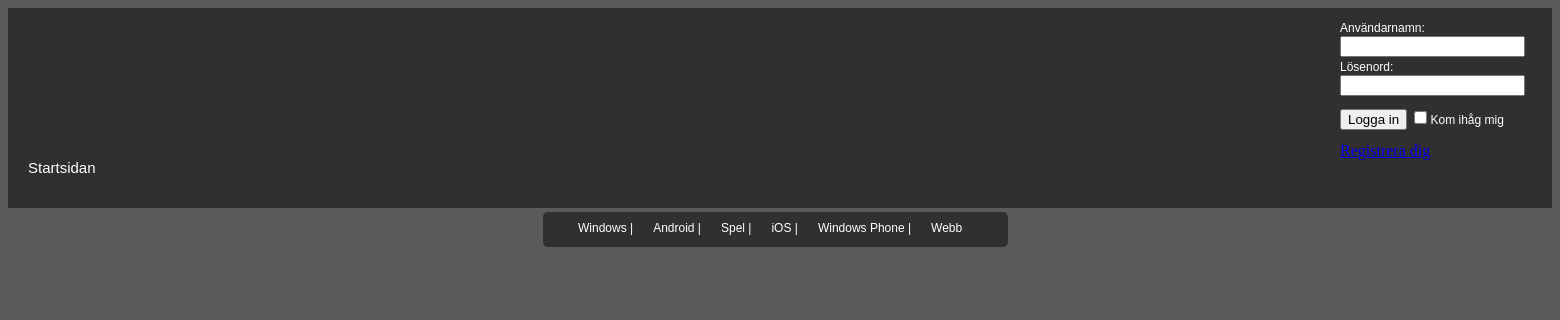
Before: /?Windows with the older database file.
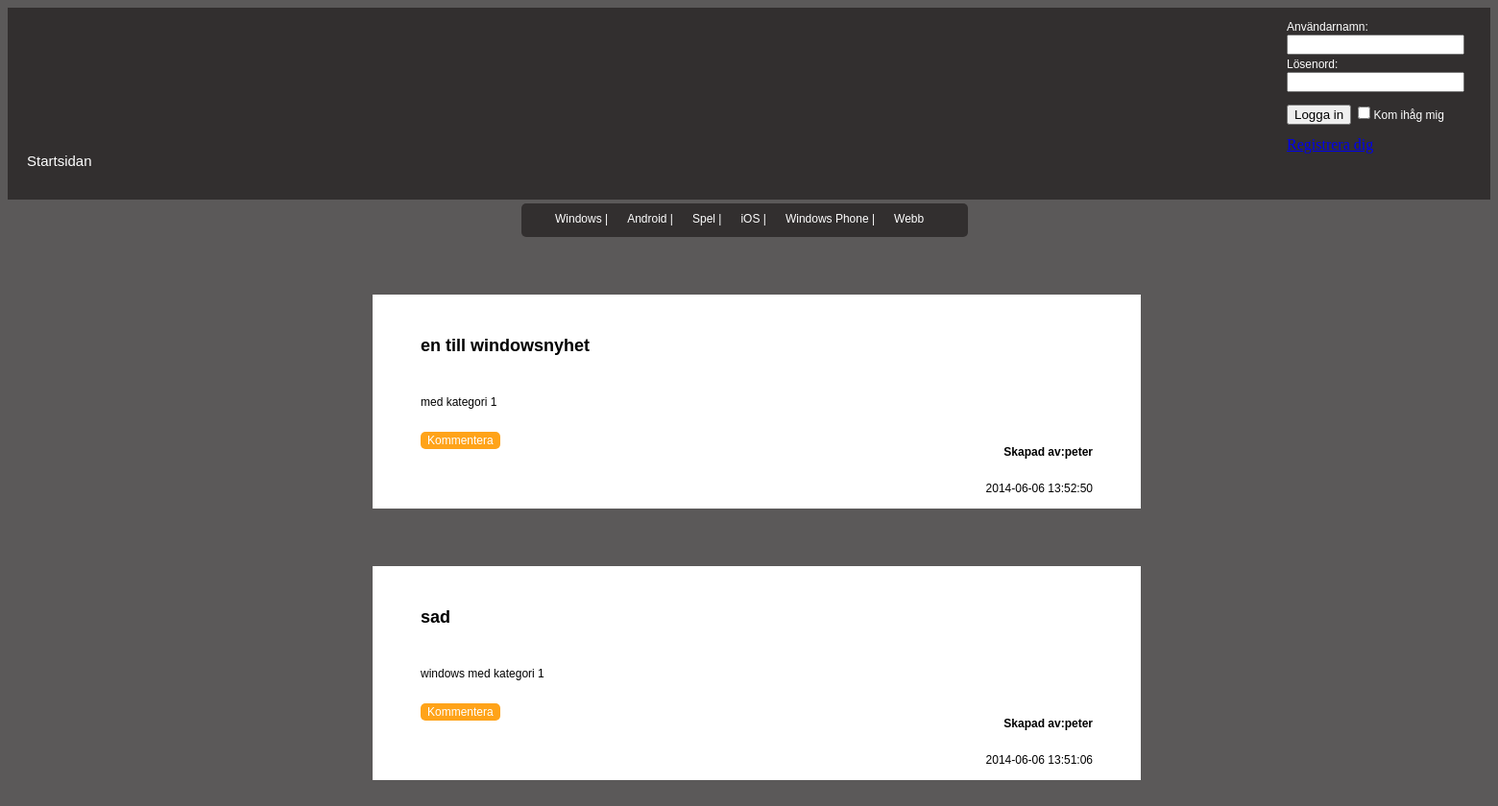
After: the same page with the newer database file.
### tables this page shows
CREATE TABLE IF NOT EXISTS `posts` (
  `id` int(11) NOT NULL AUTO_INCREMENT,
  `title` varchar(200) NOT NULL,
  `post` text NOT NULL,
  `author` varchar(30) NOT NULL,
  `picture` longblob,
  `date` timestamp NOT NULL DEFAULT CURRENT_TIMESTAMP,
  `category` varchar(50) NOT NULL,
  PRIMARY KEY (`id`),
  KEY `categoryID` (`category`)
);

### Database.php (called while the page is built, shortened)
<?php
class Database{
	private $mysqli = NULL;
	public function Connect(DBConfig $config){
		$this->mysqli = new mysqli($config->host,
							$config->user,
							$config->password,
							$config->db);
				$this->mysqli->set_charset("utf8");
			return TRUE;
		}
	public function Execute($stmt){
		if($stmt->execute() === FALSE ){
			throw new Exception($this->mysqli->error);
		}
		return TRUE;
	}
	public function Prepare($sql){
		$ret = $this->mysqli->prepare($sql);
		return $ret;
	}
}

### Controller/LoginController.php (called while the page is built, shortened)
<?php
require_once 'Model/LoginHandler.php';
require_once 'View/LoginView.php';
class LoginController {
	public function DoControll(Database $db) {
		$html = "";
		$message = "";
		$loginView = new LoginView();
		$loginHandler = new LoginHandler($db);
		 if ($loginHandler -> LoggedInAsAdmin()) {
			$html = $loginView -> DoLogoutBoxAdmin();
			$message .= $loginView->Message(LoginView::ADMIN_LOGGED_IN);
		}
		else if ($loginHandler -> IsLoggedIn()) {
			$html = $loginView -> DoLogoutBox();
			$message .= $loginView->Message(LoginView::USER_LOGGED_IN);
		}
		else
		{
			$html = $loginView -> DoLoginBox();
		}
		return $html . $message;
	}
}
?>

### Model/LoginHandler.php (called while the page is built, shortened)
<?php
class LoginHandler{
	public function IsLoggedIn(){
		return false;
	}
	public function LoggedInAsAdmin(){
		return false;
	}
}

### Controller/PostsController.php (called while the page is built, shortened)
<?php
require_once 'View/PostsView.php';
require_once 'Model/PostsHandler.php';
require_once 'Model/LoginHandler.php';
class PostsController{
	private $ret = "";
	private $message = "";
	public function DoControll(Database $db){
		$postsHandler = new PostsHandler($db);
		$postsView = new PostsView();
		$loginHandler = new LoginHandler($db);
		$blogposts = $postsHandler->GetPosts();
		if($loginHandler->LoggedInAsAdmin() === true){
				$this->ret = $postsView->CategoryView($blogposts);
				$this->ret .= $postsView->ViewPostsAsAdmin($blogposts);
		}
		else
		{
			$this->ret = $postsView->CategoryView($blogposts);
			$this->ret .= $postsView->ViewPosts($blogposts);
		}
		return $this->ret. $this->message;
	}
	public function DoControllWindows(Database $db){
		$postsHandler = new PostsHandler($db);
		$postsView = new PostsView();
		$loginHandler = new LoginHandler($db);
		$blogposts = $postsHandler->GetSpecificWindowsPosts();
		if($loginHandler->LoggedInAsAdmin() === true){
				$this->ret = $postsView->CategoryView($blogposts);
				$this->ret .= $postsView->ViewPostsAsAdmin($blogposts);
		}
		else
		{
			$this->ret = $postsView->CategoryView($blogposts);
			$this->ret .= $postsView->ViewPosts($blogposts);
		}
		return $this->ret. $this->message;
	}
}

### Model/PostsHandler.php (called while the page is built, shortened)
<?php
require_once 'PostArray.php';
class PostsHandler{
	private $db;
	public function __construct(Database $db){
		$this->db = $db;
	}
	public function GetPosts(){
		$sqlQuery = "SELECT id, title, post, author, date, category From posts ORDER BY id DESC";
		$stmt = $this->db->Prepare($sqlQuery);
		$this->db->Execute($stmt);
		$stmt->bind_result($id, $title, $post, $author, $date, $category);
		while ($stmt->fetch()) {
			$blogpost = new PostArray($id, $title, $post, $author, $date, $category);
			$blogposts[] = $blogpost;
		}
		return $blogposts;
	}
	public function GetSpecificWindowsPosts(){
		$sqlQuery = "SELECT id, title, post, author, date, category From posts WHERE category IN (1) ORDER BY id DESC";
		$stmt = $this->db->Prepare($sqlQuery);
		$this->db->Execute($stmt);
		$stmt->bind_result($id, $title, $post, $author, $date, $category);
		while ($stmt->fetch()) {
			$blogpost = new PostArray($id, $title, $post, $author, $date, $category);
			$blogposts[] = $blogpost;
		}
		return $blogposts;
	}
}

### View/NavigationView.php (called while the page is built, shortened)
<?php
class NavigationView{
	private static $WindowsCategoryPostsView = "Windows";
		public function navRegister(){
			return false;
		}
		public function navCreatePost(){
			return false;
		}
		public function navComment(){
			return FALSE;
		}
		public function navEdit(){
			return FALSE;
		}
		public function navWindows(){
			if(isset($_GET[self::$WindowsCategoryPostsView])){
				return true;
			}
			return false;
		}
}

### PostArray.php (called while the page is built, shortened)
<?php
class PostArray{
	private $id;
	private $title;
	private $post;
	private $author;
	private $date;
	public function __construct($id, $title, $post, $author, $date, $category){
		$this->id = $id;
		$this->title = $title;
		$this->post = $post;
		$this->author = $author;
		$this->date = $date;
	}
	public function getId(){
		return $this->id;
	}
	public function getTitle(){
		return $this->title;
	}
	public function getPost(){
		return $this->post;
	}
	public function getAuthor(){
		return $this->author;
	}
	public function getDate(){
		return $this->date;
	}
}

### View/PostsView.php (the view, shortened to what this page needs)
<?php
require_once 'Model/PostsHandler.php';
class PostsView{
	private $nav ="?Comments";
	private $id ="&id=";
	private $windows = '?Windows';
	private $android = '?Android';
	private $spel = '?Spel';
	private $ios = '?iOS';
	private $wp = '?WP';
	private $webb = '?Webb';
	public function ViewPosts($blogposts){
		$ret = "";
		foreach ($blogposts as $key => $value) {
			$ret .= '<div id="postsview">
				<div></br></br>
				<h2 id="titlePostsView">'.nl2br($value->getTitle()).'</h2></br>
				<p id="postPostsView">'.nl2br($value->getPost()).'</p></br>
				<p id="authorPostsView">Skapad av:'.$value->getAuthor().'</p>
				</div>
				<a id="commentButton" href="' . $this->nav . $this->id . $value->getId() .'">Kommentera</a></br></br>
				<p id="datePostsView">'.$value->getDate().'</p>
			</div>' ;
			}
			return $ret;
		}
	public function CategoryView(){
		$ret="
		<div id='categoryMenu'>
			<a href='$this->windows' id='categoryLink'>Windows |</a>
			<a href='$this->android' id='categoryLink'>Android |</a>
			<a href='$this->spel' id='categoryLink'>Spel |</a>
			<a href='$this->ios' id='categoryLink'>iOS |</a>
			<a href='$this->wp' id='categoryLink'>Windows Phone |</a>
			<a href='$this->webb' id='categoryLink'>Webb</a>
		</div>";
		return $ret;
	}
	 public function TriedToDeletePost(){
		 return FALSE;
	 }
}

### index.php (shortened to what this page needs)
<?php
require_once 'Database.php';
require_once 'View/PageView.php';
require_once 'View/NavigationView.php';
require_once 'Controller/LoginController.php';
require_once 'Controller/PostsController.php';
class MasterController{
	public static function DoControll(){
		$navigationView = new NavigationView();
		$pageView = new PageView();
		$pageView->StyleSheet('style.css');
		$db = new Database();
		$db->Connect(new DBConfig);
			$loginController = new LoginController();
			$postsController = new PostsController();
			$controller = $loginController->DoControll($db);
			$controller .= $postsController->DoControll($db);
		if($navigationView->navWindows()){
			$loginController = new LoginController();
			$postsController = new PostsController();
			$controller = $loginController->DoControll($db);
			$controller .= $postsController->DoControllWindows($db);
		}
		return $body = $pageView->GetXHTML10StrictPage("IT News", $controller);
	}
}
echo MasterController::DoControll();
?>

### View/LoginView.php (shortened to what this page needs)
<?php
require_once 'Model/LoginHandler.php';
class LoginView{
	private $getUserName = "name";
	private $getPassword = "pass";
	private $login = "login";
	private $remember = "remember";
	private $nav = "?Register";
	private $start = 'index.php';
	public function DoLoginBox() {
		return "<div ><form id='login' action='index.php' method='get' accept-charset='UTF-8' >
				<fieldset id='loginform'>
				<input type='hidden' name='submitted' id='submitted' value='1'/>
				<label for='username' id='loginname'>Användarnamn:</label><br>
				<input type='text' name='$this->getUserName' id='username' width='50px' /><br>
				<label for='password' id='loginpassword'>Lösenord:</label><br>
				<input type='password' name='$this->getPassword' id='password'  /><br>
				<p  id='loginremeberme'>
				<input type='submit' name='$this->login' value='Logga in' />
				<input type='checkbox' name='$this->remember' value='RemeberMe' />Kom ihåg mig</p>
				<a href='$this->nav'>Registrera dig</a>
				</fieldset>
				<a href='$this->start' id='startlink2'>Startsidan</a>
				</form>
				</div>";
	}
	public function TriedToLogIn(){
		if  (isset($_GET[$this->login]) &&
			 isset($_GET[$this->getUserName]) &&
			 isset($_GET[$this->getPassword]) &&
			 !empty($_GET[$this->getUserName]) &&
			 !empty($_GET[$this->getPassword]))
		{
			return TRUE;
		}
		else
		{
			return FALSE;
		}
	}
	public function readCookie(){
		return false;
	}
}

### View/PageView.php
<?php
class PageView{
	private $m_charset;
	private $m_metaTags = array();
	public function __construct($charset = "utf-8"){
		$this->m_charset = $charset;
	}
	public function StyleSheet($href){
		$this->m_metaTags[] = "<link rel='StyleSheet' href='$href' type='text/css'";
	}
	private function BuildHeadTags($isXML) {
    $end = ">";
    if ($isXML) {
      $end = "/>";
    }
    $retValue = "";
    foreach($this->m_metaTags as $tag) {
      $retValue .= $tag . "$end\n            ";
    }
    return $retValue;
  }
	public function GetXHTML10StrictPage($title, $body) {
    $head = $this->BuildHeadTags(true);
    $xml = "
        <!DOCTYPE html PUBLIC \"-//W3C//DTD XHTML 1.0 Strict//EN\" \"http://www.w3.org/TR/xhtml1/DTD/xhtml1-strict.dtd\">
        <html xmlns=\"http://www.w3.org/1999/xhtml\">
          <head>
             <title>$title</title>
             <meta http-equiv=\"content-type\" content=\"text/html; charset=$this->m_charset\" />
             $head
          </head>
          <body id='body'>
            $body
          </body>
        </html>";
    return $xml;
  }
}

### style.css (style rules this page uses)
#body { background-color: #5B5959; }
#loginform { margin-left: 1320px; margin-bottom: -20px; padding-top: 10px; width: 200px; border: none; }
#login { background-color: #322F2F; height: 200px; width: auto; }
#loginname { font-family: Trebuchet MS, Helvetica, sans-serif; color: white; font-size: 12px; }
#loginpassword { font-family: Trebuchet MS, Helvetica, sans-serif; color: white; font-size: 12px; }
#loginremeberme { font-family: Trebuchet MS, Helvetica, sans-serif; color: white; font-size: 12px; }
#startlink2 { float:left; margin-top: 9px; padding-left:20px; color:white; font-family: Trebuchet MS, Helvetica, sans-serif; font-size:15px; text-decoration: none }
#categoryMenu { height: 35px; width: 450px; margin-left: 535px; margin-top: 4px; padding-left: 15px; background-color: #322F2F; border-radius:5px 5px 5px 5px; font-size: 10px; }
#categoryLink { float:left; margin-top: 9px; padding-left:20px; color:white; font-family: Trebuchet MS, Helvetica, sans-serif; font-size:12px; text-decoration: none }
#postsview { font-family: Trebuchet MS, Helvetica, sans-serif; font-size: 12px; background-color:white; width:700px; padding-left:50px; padding-right:50px; padding-bottom:50px; margin-left:380px; margin-bottom:30px; margin-top:60px; }
#authorPostsView { font-weight: bold; float: right; }
#datePostsView { float: right; padding-left: 500px; }
#commentButton { text-decoration: none; color: white; background-color: #FFA319; padding-left: 7px; padding-right: 7px; padding-top: 2px; padding-bottom: 2px; border-radius: 5px; }

Changed rows visible on the page:
added posts: title "en till windowsnyhet", post "med kategori 1", author "peter", date "2014-06-06 13:52:50"
added posts: title "sad", post "windows med kategori 1", author "peter", date "2014-06-06 13:51:06"
